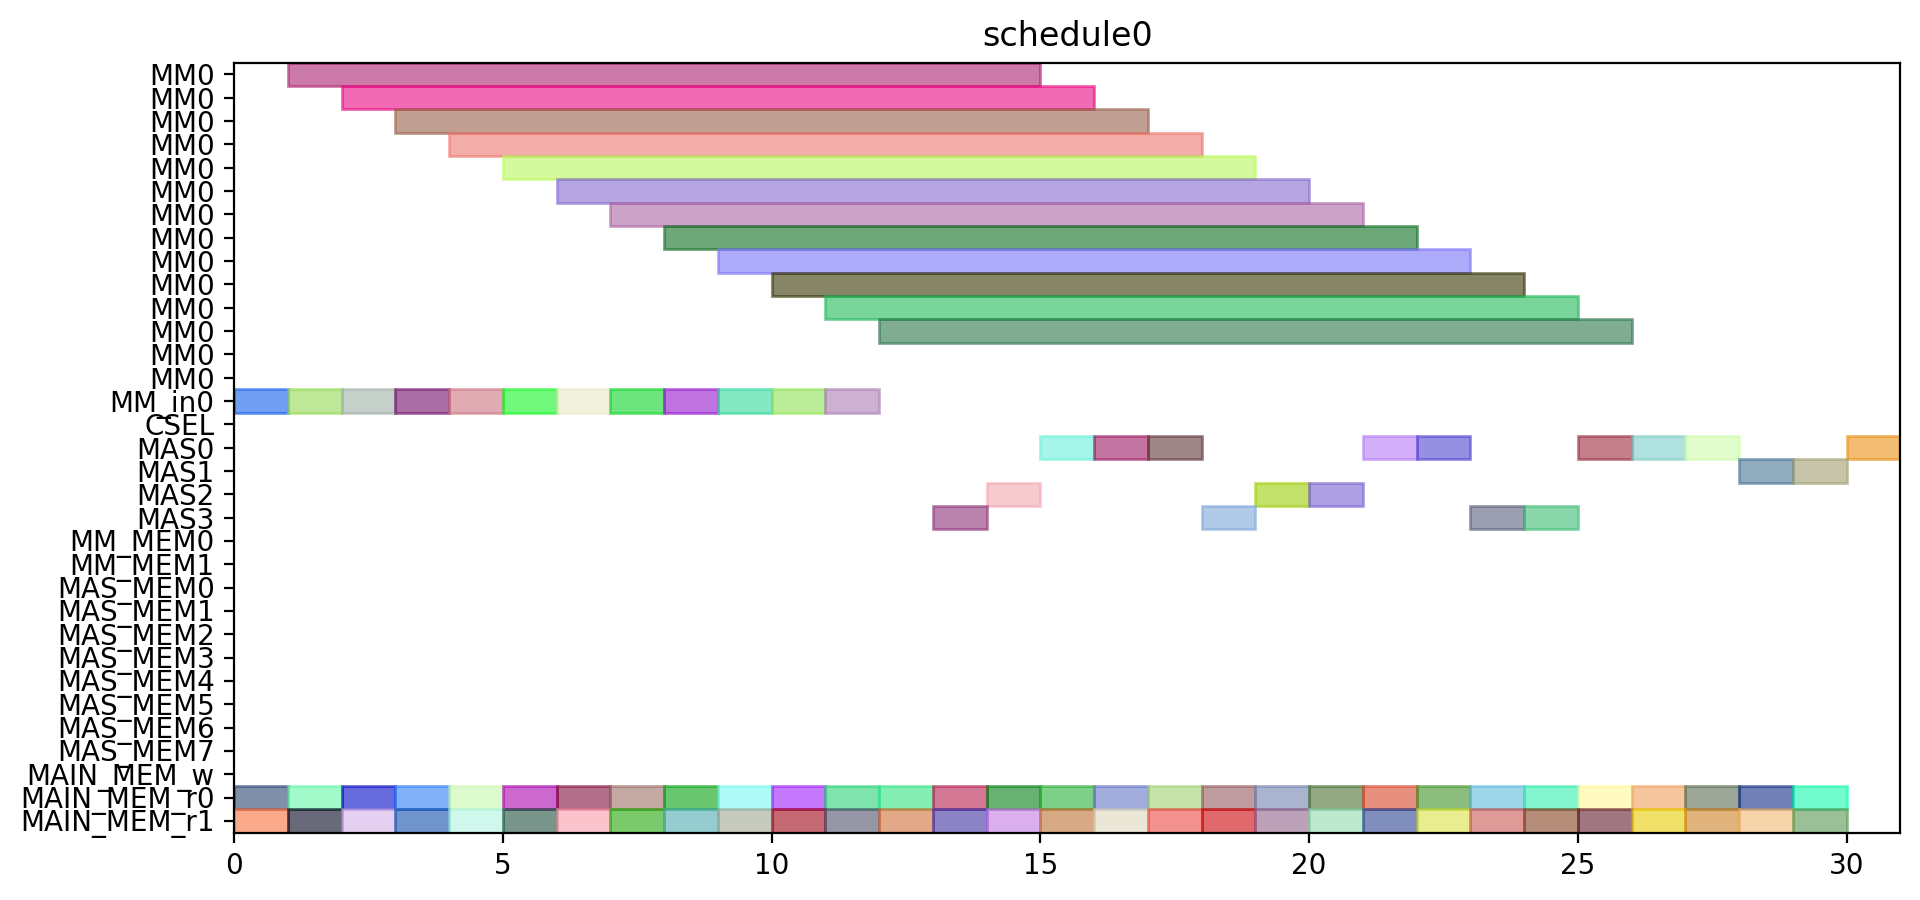

Python code for this plot:
from pyschedule import Scenario, solvers, plotters, alt


def solve():
	horizon = 120
	S = Scenario("schedule0", horizon=horizon)

	# resource
	MM = S.Resources('MM', num=1, size=14)
	MM_in = S.Resources('MM_in', num=1)
	CSEL = S.Resource('CSEL')
	MAS = S.Resources('MAS', num=4, size=1, periods=range(1, horizon))
	MM_MEM = S.Resources('MM_MEM', num=2)
	MAS_MEM = S.Resources('MAS_MEM', num=8)
	MAIN_MEM_w = S.Resource('MAIN_MEM_w', size=1)
	MAIN_MEM_r = S.Resources('MAIN_MEM_r', num=2)

	# result of previous scheduling

	# new tasks
	T1_t0 = S.Task('T1_t0', length=1, delay_cost=1)
	T1_t0 += alt(MAS)
	T1_t0_mem0 = S.Task('T1_t0_mem0', length=1, delay_cost=1)
	T1_t0_mem0 += MAIN_MEM_r[0]
	S += T1_t0_mem0 <= T1_t0

	T1_t0_mem1 = S.Task('T1_t0_mem1', length=1, delay_cost=1)
	T1_t0_mem1 += MAIN_MEM_r[1]
	S += T1_t0_mem1 <= T1_t0

	T1_t1 = S.Task('T1_t1', length=1, delay_cost=1)
	T1_t1 += alt(MAS)
	T1_t1_mem0 = S.Task('T1_t1_mem0', length=1, delay_cost=1)
	T1_t1_mem0 += MAIN_MEM_r[0]
	S += T1_t1_mem0 <= T1_t1

	T1_t1_mem1 = S.Task('T1_t1_mem1', length=1, delay_cost=1)
	T1_t1_mem1 += MAIN_MEM_r[1]
	S += T1_t1_mem1 <= T1_t1

	T1_t3 = S.Task('T1_t3', length=14, delay_cost=1)
	T1_t3 += alt(MM)
	T1_t3_in = S.Task('T1_t3_in', length=1, delay_cost=1)
	T1_t3_in += alt(MM_in)
	S += T1_t3_in*MM_in[0]<=T1_t3*MM[0]
	T1_t3_mem0 = S.Task('T1_t3_mem0', length=1, delay_cost=1)
	T1_t3_mem0 += MAIN_MEM_r[0]
	S += T1_t3_mem0 <= T1_t3

	T1_t3_mem1 = S.Task('T1_t3_mem1', length=1, delay_cost=1)
	T1_t3_mem1 += MAIN_MEM_r[1]
	S += T1_t3_mem1 <= T1_t3

	T2_t0 = S.Task('T2_t0', length=14, delay_cost=1)
	T2_t0 += alt(MM)
	T2_t0_in = S.Task('T2_t0_in', length=1, delay_cost=1)
	T2_t0_in += alt(MM_in)
	S += T2_t0_in*MM_in[0]<=T2_t0*MM[0]
	T2_t0_mem0 = S.Task('T2_t0_mem0', length=1, delay_cost=1)
	T2_t0_mem0 += MAIN_MEM_r[0]
	S += T2_t0_mem0 <= T2_t0

	T2_t0_mem1 = S.Task('T2_t0_mem1', length=1, delay_cost=1)
	T2_t0_mem1 += MAIN_MEM_r[1]
	S += T2_t0_mem1 <= T2_t0

	T2_t1 = S.Task('T2_t1', length=14, delay_cost=1)
	T2_t1 += alt(MM)
	T2_t1_in = S.Task('T2_t1_in', length=1, delay_cost=1)
	T2_t1_in += alt(MM_in)
	S += T2_t1_in*MM_in[0]<=T2_t1*MM[0]
	T2_t1_mem0 = S.Task('T2_t1_mem0', length=1, delay_cost=1)
	T2_t1_mem0 += MAIN_MEM_r[0]
	S += T2_t1_mem0 <= T2_t1

	T2_t1_mem1 = S.Task('T2_t1_mem1', length=1, delay_cost=1)
	T2_t1_mem1 += MAIN_MEM_r[1]
	S += T2_t1_mem1 <= T2_t1

	T2_t2 = S.Task('T2_t2', length=1, delay_cost=1)
	T2_t2 += alt(MAS)
	T2_t2_mem0 = S.Task('T2_t2_mem0', length=1, delay_cost=1)
	T2_t2_mem0 += MAIN_MEM_r[0]
	S += T2_t2_mem0 <= T2_t2

	T2_t2_mem1 = S.Task('T2_t2_mem1', length=1, delay_cost=1)
	T2_t2_mem1 += MAIN_MEM_r[1]
	S += T2_t2_mem1 <= T2_t2

	T2_t3 = S.Task('T2_t3', length=1, delay_cost=1)
	T2_t3 += alt(MAS)
	T2_t3_mem0 = S.Task('T2_t3_mem0', length=1, delay_cost=1)
	T2_t3_mem0 += MAIN_MEM_r[0]
	S += T2_t3_mem0 <= T2_t3

	T2_t3_mem1 = S.Task('T2_t3_mem1', length=1, delay_cost=1)
	T2_t3_mem1 += MAIN_MEM_r[1]
	S += T2_t3_mem1 <= T2_t3

	T3_t0 = S.Task('T3_t0', length=14, delay_cost=1)
	T3_t0 += alt(MM)
	T3_t0_in = S.Task('T3_t0_in', length=1, delay_cost=1)
	T3_t0_in += alt(MM_in)
	S += T3_t0_in*MM_in[0]<=T3_t0*MM[0]
	T3_t0_mem0 = S.Task('T3_t0_mem0', length=1, delay_cost=1)
	T3_t0_mem0 += MAIN_MEM_r[0]
	S += T3_t0_mem0 <= T3_t0

	T3_t0_mem1 = S.Task('T3_t0_mem1', length=1, delay_cost=1)
	T3_t0_mem1 += MAIN_MEM_r[1]
	S += T3_t0_mem1 <= T3_t0

	T3_t1 = S.Task('T3_t1', length=14, delay_cost=1)
	T3_t1 += alt(MM)
	T3_t1_in = S.Task('T3_t1_in', length=1, delay_cost=1)
	T3_t1_in += alt(MM_in)
	S += T3_t1_in*MM_in[0]<=T3_t1*MM[0]
	T3_t1_mem0 = S.Task('T3_t1_mem0', length=1, delay_cost=1)
	T3_t1_mem0 += MAIN_MEM_r[0]
	S += T3_t1_mem0 <= T3_t1

	T3_t1_mem1 = S.Task('T3_t1_mem1', length=1, delay_cost=1)
	T3_t1_mem1 += MAIN_MEM_r[1]
	S += T3_t1_mem1 <= T3_t1

	T3_t2 = S.Task('T3_t2', length=1, delay_cost=1)
	T3_t2 += alt(MAS)
	T3_t2_mem0 = S.Task('T3_t2_mem0', length=1, delay_cost=1)
	T3_t2_mem0 += MAIN_MEM_r[0]
	S += T3_t2_mem0 <= T3_t2

	T3_t2_mem1 = S.Task('T3_t2_mem1', length=1, delay_cost=1)
	T3_t2_mem1 += MAIN_MEM_r[1]
	S += T3_t2_mem1 <= T3_t2

	T3_t3 = S.Task('T3_t3', length=1, delay_cost=1)
	T3_t3 += alt(MAS)
	T3_t3_mem0 = S.Task('T3_t3_mem0', length=1, delay_cost=1)
	T3_t3_mem0 += MAIN_MEM_r[0]
	S += T3_t3_mem0 <= T3_t3

	T3_t3_mem1 = S.Task('T3_t3_mem1', length=1, delay_cost=1)
	T3_t3_mem1 += MAIN_MEM_r[1]
	S += T3_t3_mem1 <= T3_t3

	T4_t0 = S.Task('T4_t0', length=14, delay_cost=1)
	T4_t0 += alt(MM)
	T4_t0_in = S.Task('T4_t0_in', length=1, delay_cost=1)
	T4_t0_in += alt(MM_in)
	S += T4_t0_in*MM_in[0]<=T4_t0*MM[0]
	T4_t0_mem0 = S.Task('T4_t0_mem0', length=1, delay_cost=1)
	T4_t0_mem0 += MAIN_MEM_r[0]
	S += T4_t0_mem0 <= T4_t0

	T4_t0_mem1 = S.Task('T4_t0_mem1', length=1, delay_cost=1)
	T4_t0_mem1 += MAIN_MEM_r[1]
	S += T4_t0_mem1 <= T4_t0

	T4_t1 = S.Task('T4_t1', length=14, delay_cost=1)
	T4_t1 += alt(MM)
	T4_t1_in = S.Task('T4_t1_in', length=1, delay_cost=1)
	T4_t1_in += alt(MM_in)
	S += T4_t1_in*MM_in[0]<=T4_t1*MM[0]
	T4_t1_mem0 = S.Task('T4_t1_mem0', length=1, delay_cost=1)
	T4_t1_mem0 += MAIN_MEM_r[0]
	S += T4_t1_mem0 <= T4_t1

	T4_t1_mem1 = S.Task('T4_t1_mem1', length=1, delay_cost=1)
	T4_t1_mem1 += MAIN_MEM_r[1]
	S += T4_t1_mem1 <= T4_t1

	T4_t2 = S.Task('T4_t2', length=1, delay_cost=1)
	T4_t2 += alt(MAS)
	T4_t2_mem0 = S.Task('T4_t2_mem0', length=1, delay_cost=1)
	T4_t2_mem0 += MAIN_MEM_r[0]
	S += T4_t2_mem0 <= T4_t2

	T4_t2_mem1 = S.Task('T4_t2_mem1', length=1, delay_cost=1)
	T4_t2_mem1 += MAIN_MEM_r[1]
	S += T4_t2_mem1 <= T4_t2

	T4_t3 = S.Task('T4_t3', length=1, delay_cost=1)
	T4_t3 += alt(MAS)
	T4_t3_mem0 = S.Task('T4_t3_mem0', length=1, delay_cost=1)
	T4_t3_mem0 += MAIN_MEM_r[0]
	S += T4_t3_mem0 <= T4_t3

	T4_t3_mem1 = S.Task('T4_t3_mem1', length=1, delay_cost=1)
	T4_t3_mem1 += MAIN_MEM_r[1]
	S += T4_t3_mem1 <= T4_t3

	T5_t0 = S.Task('T5_t0', length=1, delay_cost=1)
	T5_t0 += alt(MAS)
	T5_t0_mem0 = S.Task('T5_t0_mem0', length=1, delay_cost=1)
	T5_t0_mem0 += MAIN_MEM_r[0]
	S += T5_t0_mem0 <= T5_t0

	T5_t0_mem1 = S.Task('T5_t0_mem1', length=1, delay_cost=1)
	T5_t0_mem1 += MAIN_MEM_r[1]
	S += T5_t0_mem1 <= T5_t0

	T5_t1 = S.Task('T5_t1', length=1, delay_cost=1)
	T5_t1 += alt(MAS)
	T5_t1_mem0 = S.Task('T5_t1_mem0', length=1, delay_cost=1)
	T5_t1_mem0 += MAIN_MEM_r[0]
	S += T5_t1_mem0 <= T5_t1

	T5_t1_mem1 = S.Task('T5_t1_mem1', length=1, delay_cost=1)
	T5_t1_mem1 += MAIN_MEM_r[1]
	S += T5_t1_mem1 <= T5_t1

	T5_t3 = S.Task('T5_t3', length=14, delay_cost=1)
	T5_t3 += alt(MM)
	T5_t3_in = S.Task('T5_t3_in', length=1, delay_cost=1)
	T5_t3_in += alt(MM_in)
	S += T5_t3_in*MM_in[0]<=T5_t3*MM[0]
	T5_t3_mem0 = S.Task('T5_t3_mem0', length=1, delay_cost=1)
	T5_t3_mem0 += MAIN_MEM_r[0]
	S += T5_t3_mem0 <= T5_t3

	T5_t3_mem1 = S.Task('T5_t3_mem1', length=1, delay_cost=1)
	T5_t3_mem1 += MAIN_MEM_r[1]
	S += T5_t3_mem1 <= T5_t3

	T6_t0 = S.Task('T6_t0', length=14, delay_cost=1)
	T6_t0 += alt(MM)
	T6_t0_in = S.Task('T6_t0_in', length=1, delay_cost=1)
	T6_t0_in += alt(MM_in)
	S += T6_t0_in*MM_in[0]<=T6_t0*MM[0]
	T6_t0_mem0 = S.Task('T6_t0_mem0', length=1, delay_cost=1)
	T6_t0_mem0 += MAIN_MEM_r[0]
	S += T6_t0_mem0 <= T6_t0

	T6_t0_mem1 = S.Task('T6_t0_mem1', length=1, delay_cost=1)
	T6_t0_mem1 += MAIN_MEM_r[1]
	S += T6_t0_mem1 <= T6_t0

	T6_t1 = S.Task('T6_t1', length=14, delay_cost=1)
	T6_t1 += alt(MM)
	T6_t1_in = S.Task('T6_t1_in', length=1, delay_cost=1)
	T6_t1_in += alt(MM_in)
	S += T6_t1_in*MM_in[0]<=T6_t1*MM[0]
	T6_t1_mem0 = S.Task('T6_t1_mem0', length=1, delay_cost=1)
	T6_t1_mem0 += MAIN_MEM_r[0]
	S += T6_t1_mem0 <= T6_t1

	T6_t1_mem1 = S.Task('T6_t1_mem1', length=1, delay_cost=1)
	T6_t1_mem1 += MAIN_MEM_r[1]
	S += T6_t1_mem1 <= T6_t1

	T6_t2 = S.Task('T6_t2', length=1, delay_cost=1)
	T6_t2 += alt(MAS)
	T6_t2_mem0 = S.Task('T6_t2_mem0', length=1, delay_cost=1)
	T6_t2_mem0 += MAIN_MEM_r[0]
	S += T6_t2_mem0 <= T6_t2

	T6_t2_mem1 = S.Task('T6_t2_mem1', length=1, delay_cost=1)
	T6_t2_mem1 += MAIN_MEM_r[1]
	S += T6_t2_mem1 <= T6_t2

	T6_t3 = S.Task('T6_t3', length=1, delay_cost=1)
	T6_t3 += alt(MAS)
	T6_t3_mem0 = S.Task('T6_t3_mem0', length=1, delay_cost=1)
	T6_t3_mem0 += MAIN_MEM_r[0]
	S += T6_t3_mem0 <= T6_t3

	T6_t3_mem1 = S.Task('T6_t3_mem1', length=1, delay_cost=1)
	T6_t3_mem1 += MAIN_MEM_r[1]
	S += T6_t3_mem1 <= T6_t3

	T7_t0 = S.Task('T7_t0', length=14, delay_cost=1)
	T7_t0 += alt(MM)
	T7_t0_in = S.Task('T7_t0_in', length=1, delay_cost=1)
	T7_t0_in += alt(MM_in)
	S += T7_t0_in*MM_in[0]<=T7_t0*MM[0]
	T7_t0_mem0 = S.Task('T7_t0_mem0', length=1, delay_cost=1)
	T7_t0_mem0 += MAIN_MEM_r[0]
	S += T7_t0_mem0 <= T7_t0

	T7_t0_mem1 = S.Task('T7_t0_mem1', length=1, delay_cost=1)
	T7_t0_mem1 += MAIN_MEM_r[1]
	S += T7_t0_mem1 <= T7_t0

	T7_t1 = S.Task('T7_t1', length=14, delay_cost=1)
	T7_t1 += alt(MM)
	T7_t1_in = S.Task('T7_t1_in', length=1, delay_cost=1)
	T7_t1_in += alt(MM_in)
	S += T7_t1_in*MM_in[0]<=T7_t1*MM[0]
	T7_t1_mem0 = S.Task('T7_t1_mem0', length=1, delay_cost=1)
	T7_t1_mem0 += MAIN_MEM_r[0]
	S += T7_t1_mem0 <= T7_t1

	T7_t1_mem1 = S.Task('T7_t1_mem1', length=1, delay_cost=1)
	T7_t1_mem1 += MAIN_MEM_r[1]
	S += T7_t1_mem1 <= T7_t1

	T7_t2 = S.Task('T7_t2', length=1, delay_cost=1)
	T7_t2 += alt(MAS)
	T7_t2_mem0 = S.Task('T7_t2_mem0', length=1, delay_cost=1)
	T7_t2_mem0 += MAIN_MEM_r[0]
	S += T7_t2_mem0 <= T7_t2

	T7_t2_mem1 = S.Task('T7_t2_mem1', length=1, delay_cost=1)
	T7_t2_mem1 += MAIN_MEM_r[1]
	S += T7_t2_mem1 <= T7_t2

	T7_t3 = S.Task('T7_t3', length=1, delay_cost=1)
	T7_t3 += alt(MAS)
	T7_t3_mem0 = S.Task('T7_t3_mem0', length=1, delay_cost=1)
	T7_t3_mem0 += MAIN_MEM_r[0]
	S += T7_t3_mem0 <= T7_t3

	T7_t3_mem1 = S.Task('T7_t3_mem1', length=1, delay_cost=1)
	T7_t3_mem1 += MAIN_MEM_r[1]
	S += T7_t3_mem1 <= T7_t3

	T8_t2 = S.Task('T8_t2', length=1, delay_cost=1)
	T8_t2 += alt(MAS)
	T8_t2_mem0 = S.Task('T8_t2_mem0', length=1, delay_cost=1)
	T8_t2_mem0 += MAIN_MEM_r[0]
	S += T8_t2_mem0 <= T8_t2

	T8_t2_mem1 = S.Task('T8_t2_mem1', length=1, delay_cost=1)
	T8_t2_mem1 += MAIN_MEM_r[1]
	S += T8_t2_mem1 <= T8_t2

	T9_t2 = S.Task('T9_t2', length=1, delay_cost=1)
	T9_t2 += alt(MAS)
	T9_t2_mem0 = S.Task('T9_t2_mem0', length=1, delay_cost=1)
	T9_t2_mem0 += MAIN_MEM_r[0]
	S += T9_t2_mem0 <= T9_t2

	T9_t2_mem1 = S.Task('T9_t2_mem1', length=1, delay_cost=1)
	T9_t2_mem1 += MAIN_MEM_r[1]
	S += T9_t2_mem1 <= T9_t2

	T10_t2 = S.Task('T10_t2', length=1, delay_cost=1)
	T10_t2 += alt(MAS)
	T10_t2_mem0 = S.Task('T10_t2_mem0', length=1, delay_cost=1)
	T10_t2_mem0 += MAIN_MEM_r[0]
	S += T10_t2_mem0 <= T10_t2

	T10_t2_mem1 = S.Task('T10_t2_mem1', length=1, delay_cost=1)
	T10_t2_mem1 += MAIN_MEM_r[1]
	S += T10_t2_mem1 <= T10_t2

	T11_t2 = S.Task('T11_t2', length=1, delay_cost=1)
	T11_t2 += alt(MAS)
	T11_t2_mem0 = S.Task('T11_t2_mem0', length=1, delay_cost=1)
	T11_t2_mem0 += MAIN_MEM_r[0]
	S += T11_t2_mem0 <= T11_t2

	T11_t2_mem1 = S.Task('T11_t2_mem1', length=1, delay_cost=1)
	T11_t2_mem1 += MAIN_MEM_r[1]
	S += T11_t2_mem1 <= T11_t2

	solvers.mip.solve(S,msg=1,kind='CPLEX',ratio_gap=1.01)

	solution = [['hoge']*len(S.solution()[1]) for i in range(len(S.solution()))]
	for i in range(len(S.solution())):
		for j in range(len(S.solution()[i])):
			solution[i][j]=str(S.solution()[i][j])
	print(solution)

	cycles = int(solution[-1][3])

	pic_file_name = "/home/mfukuda/ABE/multiRAM_multiMAS_16mux/scheduling_result/stage14MM1_stage1MAS4/EP2_LADDERMUL/schedule0.png"
	if(S.solution() != []):
		plotters.matplotlib.plot(S,img_filename=pic_file_name, show_task_labels=False, fig_size=(cycles*0.25+3, 5))

	return solution
